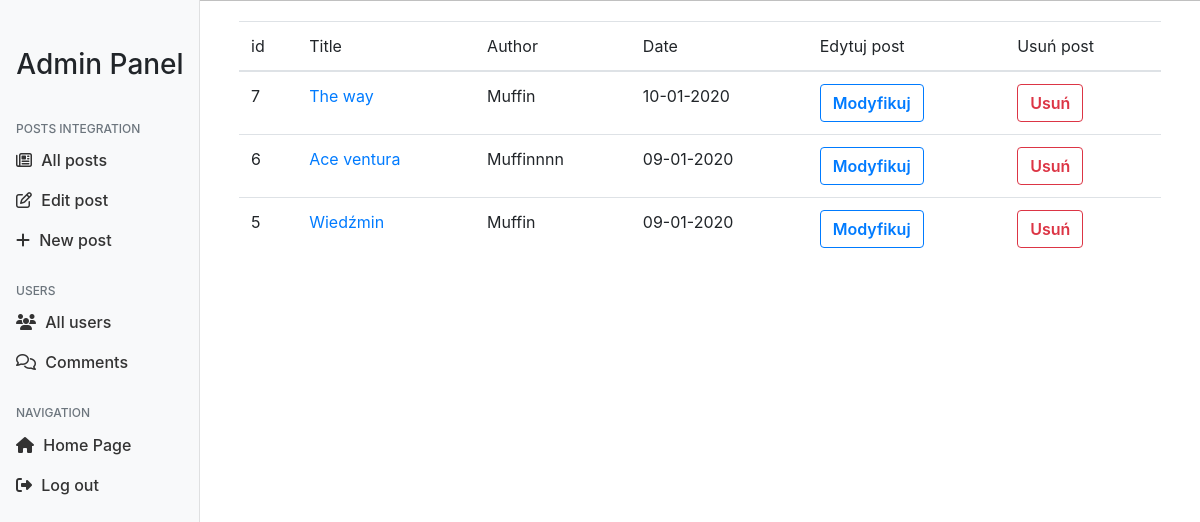
Before: /admin/modify with the older database file.
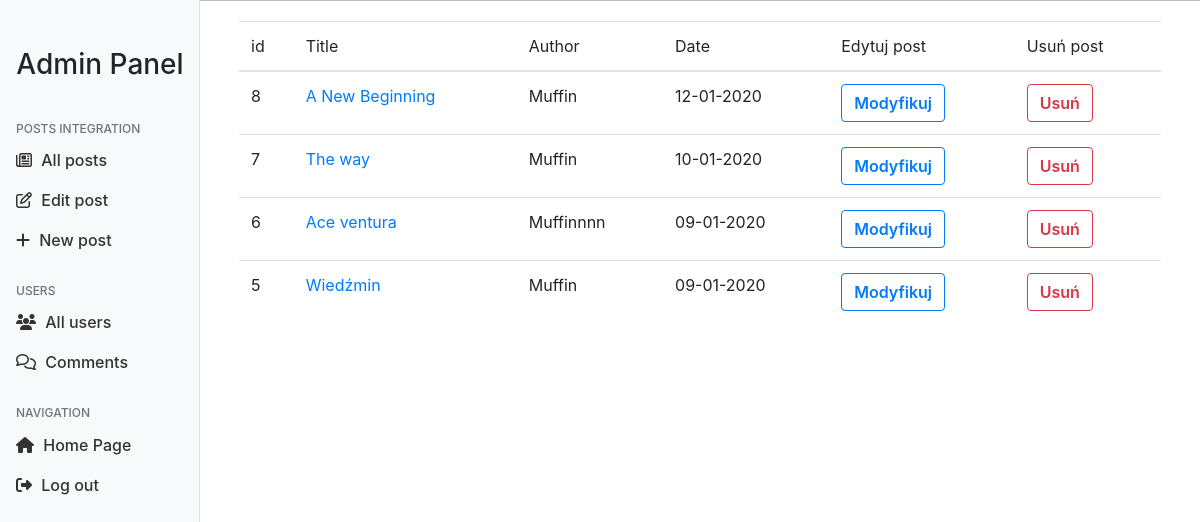
After: the same page with the newer database file.
### project/model.py (models this page shows, shortened)
class Post(db.Model):
    id = db.Column(db.Integer, primary_key = True)
    image_file= db.Column(db.String(30), nullable=False)
    title = db.Column(db.String(100), nullable = False)
    content = db.Column(db.Text, nullable = False)
    author = db.Column(db.String(20), nullable=False, default = 'Admin')
    date_posted = db.Column(db.DateTime, nullable = False, default = datetime.utcnow)

### project/routes.py (the view)
@app.route('/admin/modify', methods=['GET', 'POST'])
def modify():
    form = LoginForm()
    posts = Post.query.order_by(desc(Post.date_posted)).all()
    return render_template("admin_panel/modify_posts.html", posts=posts, form=form)

### project/templates/admin_panel/modify_posts.html (shortened to what this page needs)
{% extends "admin_panel/panel.html" %}
{% block body %}
<div class="container">
    <table class="table table-hover">
        <tr>
            <th scope="col">id</th>
            <th scope="col">Title</th>
            <th scope="col">Author</th>
            <th scope="col">Date</th>
            <th scope="col">Edytuj post</th>
            <th scope="col">Usuń post</th>
        </tr>
        <tbody>
            {% for post in posts%}
            <tr>
                <th scope="row">{{post.id}}</th>
                <td><a href="../../../posts/more/{{post.id}}">{{post.title}}</a> </td>
                <td>{{post.author}}</td>
                <td>{{post.date_posted.strftime('%d-%m-%Y')}}</td>
                <td><a href="../../../posts/edit/{{post.id}}" class="btn btn-outline-primary">Modyfikuj</a></td>
                <td><a href="../../../posts/delete/{{post.id}}" class="btn btn-outline-danger">Usuń</a></td>
            </tr>
            {% endfor %}
    </table>
</div>
{% endblock body %}

Changed rows visible on the page:
added Post: id "8", title "A New Beginning", author "Muffin", date_posted "12-01-2020"
